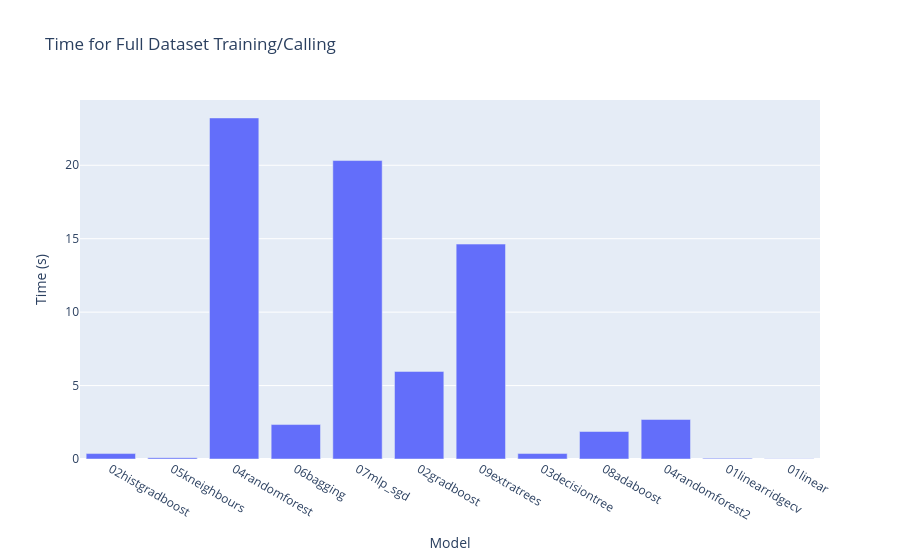
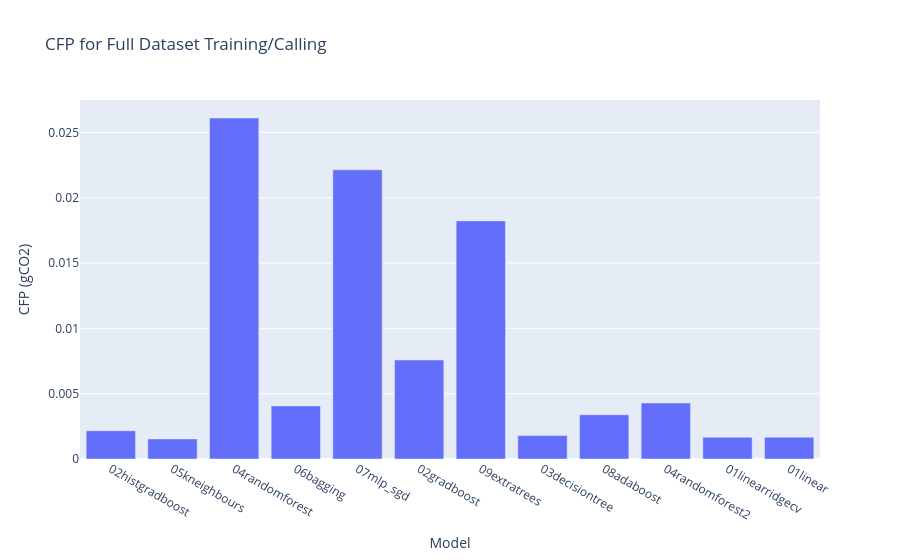

These figures' notebook cell, in order:
### Code cell
"""
-Below shows the Time and Carbon Footprint (calculated from Energy) for Training and for Batch Predictions
-Values for Train/Test datasets are scaled to the full number of data points, for a basic comparison

-Training typically uses more time than calling, on the same data set
-More training time means more carbon footprint
-In this Notebook, results are sorted by RMSE (test data). We see that performance does not always correlate with time/energy spent
"""

## Time for Training vs Batch Predictions
fig = go.Figure(data = [
    go.Bar(name = "Training", x = df["Model"], y = df["Training Time (s)"]),
    # go.Bar(name = "Train data", x = df["Model"], y = df["Calling Time (train) (s)"]),
    # go.Bar(name = "Test data", x = df["Model"], y = df["Calling Time (test) (s)"]),
])

fig.update_layout(title = "Time for Full Dataset Training/Calling")
fig.update_layout(yaxis_title = "Time (s)")
fig.update_layout(xaxis_title = "Model")
fig.update_layout(barmode = "group")
fig.show()

## CFP for Training vs Batch Predictions
fig = go.Figure(data = [
    go.Bar(name = "Training", x = df["Model"], y = df["Training CFP (gCO2)"]),
    # go.Bar(name = "Train data", x = df["Model"], y = df["Calling CFP (train) (gCO2)"]),
    # go.Bar(name = "Test data", x = df["Model"], y = df["Calling CFP (test) (gCO2)"]),
])
fig.update_layout(title = "CFP for Full Dataset Training/Calling")
fig.update_layout(yaxis_title = "CFP (gCO2)")
fig.update_layout(xaxis_title = "Model")
fig.update_layout(barmode = "group")
fig.show()

### Figure 1 — Plotly figure (JSON) as saved in the notebook; plotly's stock layout.template omitted (floating-point values rounded to 4 significant figures)
{"data": [{"name": "Training", "type": "bar", "x": ["02histgradboost", "05kneighbours", "04randomforest", "06bagging", "07mlp_sgd", "02gradboost", "09extratrees", "03decisiontree", "08adaboost", "04randomforest2", "01linearridgecv", "01linear"], "y": [0.3698, 0.09062, 23.22, 2.345, 20.32, 5.964, 14.63, 0.3705, 1.873, 2.692, 0.04914, 0.02545]}], "layout": {"barmode": "group", "title": {"text": "Time for Full Dataset Training/Calling"}, "xaxis": {"title": {"text": "Model"}}, "yaxis": {"title": {"text": "Time (s)"}}}}

### Figure 2 — Plotly figure (JSON) as saved in the notebook; plotly's stock layout.template omitted (floating-point values rounded to 4 significant figures)
{"data": [{"name": "Training", "type": "bar", "x": ["02histgradboost", "05kneighbours", "04randomforest", "06bagging", "07mlp_sgd", "02gradboost", "09extratrees", "03decisiontree", "08adaboost", "04randomforest2", "01linearridgecv", "01linear"], "y": [0.002164, 0.001536, 0.0261, 0.004066, 0.02213, 0.007578, 0.01823, 0.001793, 0.003384, 0.004285, 0.001667, 0.001668]}], "layout": {"barmode": "group", "title": {"text": "CFP for Full Dataset Training/Calling"}, "xaxis": {"title": {"text": "Model"}}, "yaxis": {"title": {"text": "CFP (gCO2)"}}}}
